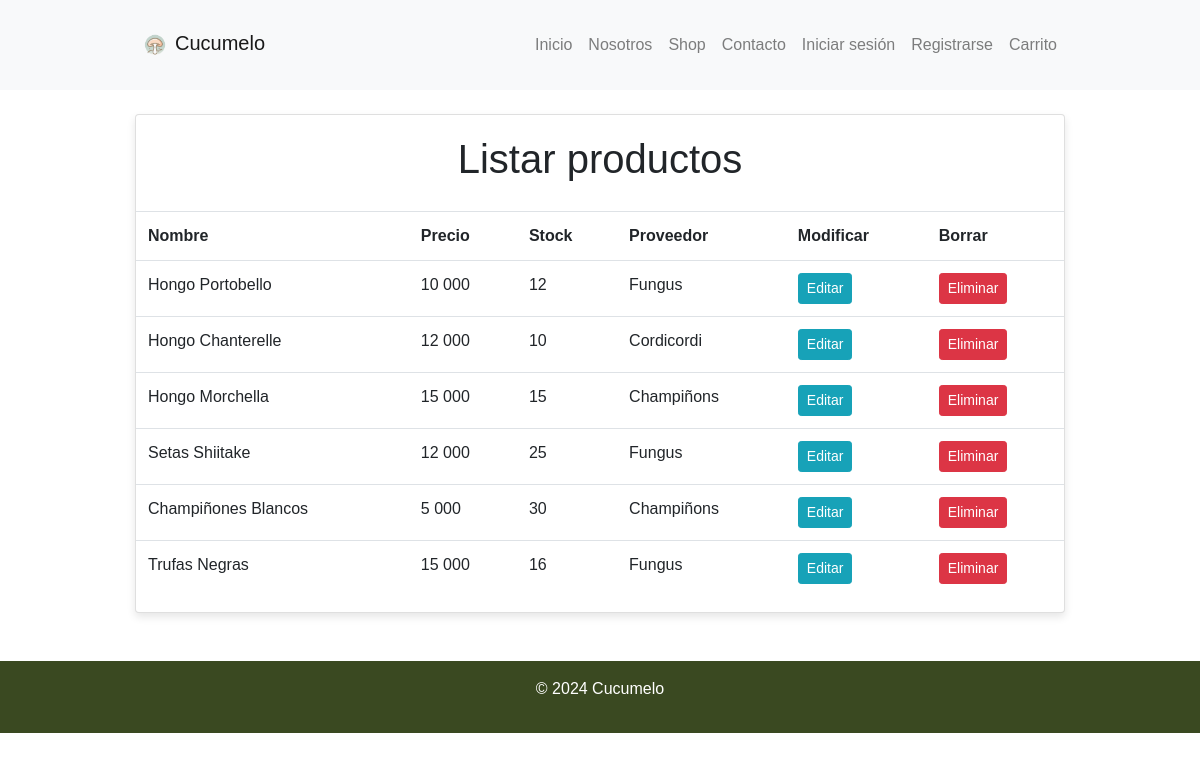
Screenshot of /listar-productos/ with the database file from the repository.
### app/models.py (models this page shows, shortened)
class Producto (models.Model):
    nombre = models.CharField(max_length=50)
    precio = models.IntegerField()
    descripcion = models.TextField(max_length=100)
    imagen = models.ImageField(upload_to="productos", null=True)
    stock = models.IntegerField(default=0)
    proveedor = models.ForeignKey(Proveedor, on_delete=models.PROTECT)

class Proveedor (models.Model):
    nombre= models.CharField(max_length=50)
    def __str__(self):
        return  self.nombre

### app/views.py (the view)
# urls.py: path('listar-productos/', listar_productos, name="listar_productos"),
def listar_productos (request):
    productos = Producto.objects.all()
    data = {
        'productos': productos
    }
    return render (request, 'app/producto/listar.html', data)

### app/templates/app/producto/listar.html
{% extends 'app/base.html' %}
{% block contenido %}
{% load humanize %}
<div class="container mt-4">
  <div class="card">
    <div class="card-body">
      <h1 class="text-center">Listar productos</h1>
    </div>
    <table class="table table-stripped table-hover table-responsive-sm">
      <tr>
        <th>Nombre</th>
        <th>Precio</th>
        <th>Stock</th>
        <th>Proveedor</th>
        <th>Modificar</th>
        <th>Borrar</th>
      </tr>
      {% for p in productos %}
      <tr>
        <td>{{ p.nombre | title }}</td>
        <td>{{ p.precio | intcomma }}</td>
        <td>{{ p.stock | intcomma }}</td>
        <td>{{ p.proveedor | title }}</td>
        <td><a href="{% url 'modificar_producto' p.id %}" class= "btn btn-info btn-sm">Editar</a></td>
        <td><a href="{% url 'eliminar_producto' p.id %}" class= "btn btn-danger btn-sm">Eliminar</a></td>
      </tr>
      {% endfor %}
    </table>
  </div>
</div>
{% endblock %}

### app/Static/App/css/style.css (style rules this page uses)
body { font-family: Arial, sans-serif; margin: 0; padding: 0; }
.container { width: 80%; margin: 0 auto; }
.card { margin-bottom: 20px; box-shadow: 0 4px 8px rgba(0, 0, 0, 0.1); transition: box-shadow 0.3s ease-in-out; }

### rows the page displays
Producto: nombre "Hongo Portobello", precio "10 000", stock "12", proveedor "Fungus"
Producto: nombre "Hongo Chanterelle", precio "12 000", stock "10", proveedor "Cordicordi"
Producto: nombre "Hongo Morchella", precio "15 000", stock "15", proveedor "Champiñons"
Producto: nombre "Setas Shiitake", precio "12 000", stock "25", proveedor "Fungus"
Producto: nombre "Champiñones Blancos", precio "5 000", stock "30", proveedor "Champiñons"
Producto: nombre "Trufas Negras", precio "15 000", stock "16", proveedor "Fungus"
